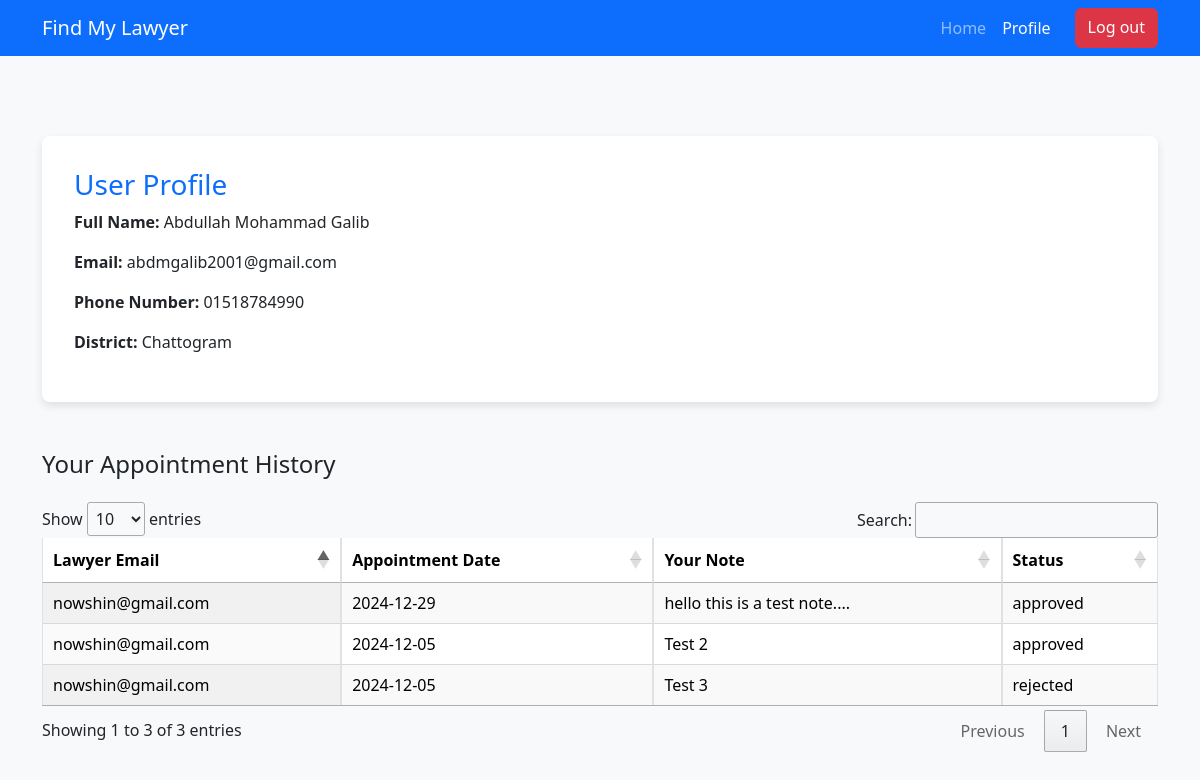
Screenshot of /user_profile.php (signed in) with the database file from the repository.
### tables this page shows
CREATE TABLE `general_user` (
  `id` int(255) NOT NULL,
  `name` varchar(100) NOT NULL,
  `email` varchar(255) NOT NULL,
  `district` varchar(50) NOT NULL,
  `phone` varchar(255) NOT NULL
);

CREATE TABLE `request_appointment` (
  `id` int(255) NOT NULL,
  `lawyer_email` varchar(255) NOT NULL,
  `client_email` varchar(255) NOT NULL,
  `client_phone` varchar(255) NOT NULL,
  `client_name` varchar(255) NOT NULL,
  `client_note` text NOT NULL,
  `status` varchar(50) NOT NULL,
  `date` date NOT NULL
);

### user_profile.php (the view, shortened to what this page needs)
<?php
include 'utils/connection.php';
?>
<!DOCTYPE html>
<html lang="en">
<head>
    <link href="https://cdn.jsdelivr.net/npm/bootstrap@5.3.3/dist/css/bootstrap.min.css" rel="stylesheet">
    <link rel="stylesheet" href="https://cdn.datatables.net/1.13.6/css/jquery.dataTables.min.css">
</head>
<body class="bg-light">
    <nav class="navbar navbar-expand-lg navbar-dark bg-primary sticky-top">
        <div class="container">
            <a class="navbar-brand" href="#">Find My Lawyer</a>
            <div class="collapse navbar-collapse" id="navbarNav">
                <ul class="navbar-nav ms-auto">
                    <li class="nav-item">
                        <a class="nav-link" href="index.php">Home</a>
                    </li>
                    <li class="nav-item">
                        <a class="nav-link active" href="user_profile.php">Profile</a>
                    </li>
                <div class="d-flex ms-lg-3">
                    <?php
                    if (isset($_SESSION['user_email']) && isset($_SESSION['user_type'])) {
                        ?>
                        <a href="logout.php" class="btn btn-danger">Log out</a>
                        <?php
                    }
                    ?>
                </div>
                </ul>
            </div>
        </div>
    </nav>
    <div class="container my-5">
        <div class="profile-section">
            <?php
            $search = "SELECT * FROM `general_user` WHERE `email` = '{$_SESSION['user_email']}'";
            $search_query = mysqli_query($con, $search);
            $res = mysqli_fetch_array($search_query);
            ?>
            <h3 class="text-primary">User Profile</h3>
            <p><strong>Full Name:</strong> <?php
            echo $res['name']
                ?></p>
            <p><strong>Email:</strong> <?php
            echo $res['email']
                ?></p>
            <p><strong>Phone Number:</strong> <?php
            echo $res['phone']
                ?></p>
            <p><strong>District:</strong> <?php
            echo $res['district']
                ?></p>
        </div>
    </div>
    <div class="container my-5">
        <h4 class="mb-4">Your Appointment History</h4>
        <table id="appointmentsTable" class="display nowrap table table-striped table-bordered" style="width:100%">
            <thead>
                <tr>
                    <th>Lawyer Email</th>
                    <th>Appointment Date</th>
                    <th>Your Note</th>
                    <th>Status</th>
                </tr>
            </thead>
            <tbody>
                <?php
                $get_data = "SELECT * FROM `request_appointment` WHERE `client_email` = '{$_SESSION['user_email']}'";
                $exe_getData = mysqli_query($con, $get_data);
                while ($res = mysqli_fetch_array($exe_getData)) {
                    ?>
                    <tr>
                        <td><?php echo $res['lawyer_email'];?></td>
                        <td><?php echo $res['date'];?></td>
                        <td><?php echo $res['client_note'];?></td>
                        <td><?php echo $res['status'];?></td>
                    </tr>
                    <?php
                }
                ?>
            </tbody>
        </table>
    </div>
</body>
</html>

### user_profile.php (style rules this page uses)
.profile-section { margin-top: 5rem; padding: 2rem; background-color: #ffffff; border-radius: 8px; box-shadow: 0 4px 8px rgba(0, 0, 0, 0.1); }

### rows the page displays
general_user: name "Abdullah Mohammad Galib", email "abdmgalib2001@gmail.com", phone "01518784990", district "Chattogram"
request_appointment: lawyer_email "nowshin@gmail.com", date "2024-12-29", client_note "hello this is a test note....", status "approved"
request_appointment: lawyer_email "nowshin@gmail.com", date "2024-12-05", client_note "Test 2", status "approved"
request_appointment: lawyer_email "nowshin@gmail.com", date "2024-12-05", client_note "Test 3", status "rejected"
